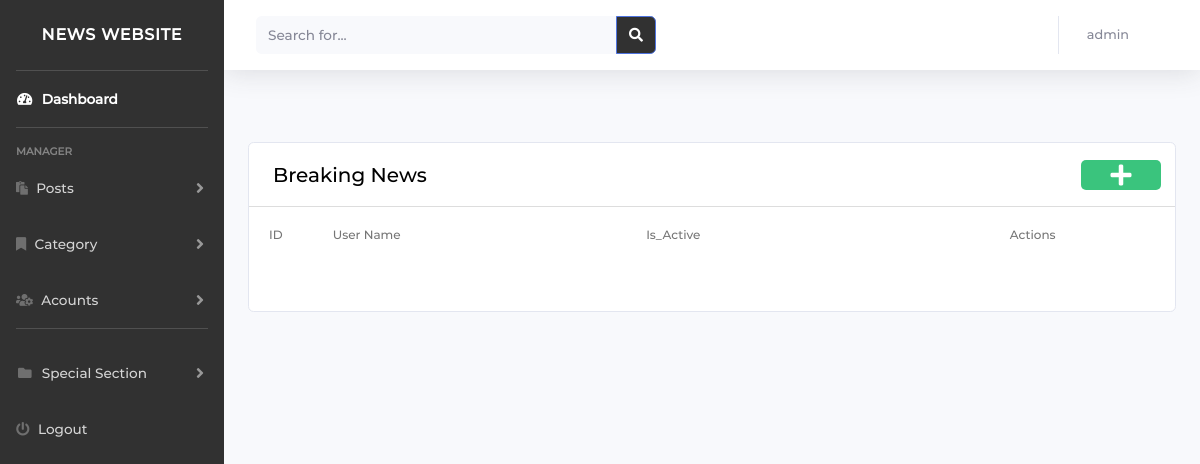
Before: /admin/bracking_news.php (signed in) with the older database file.
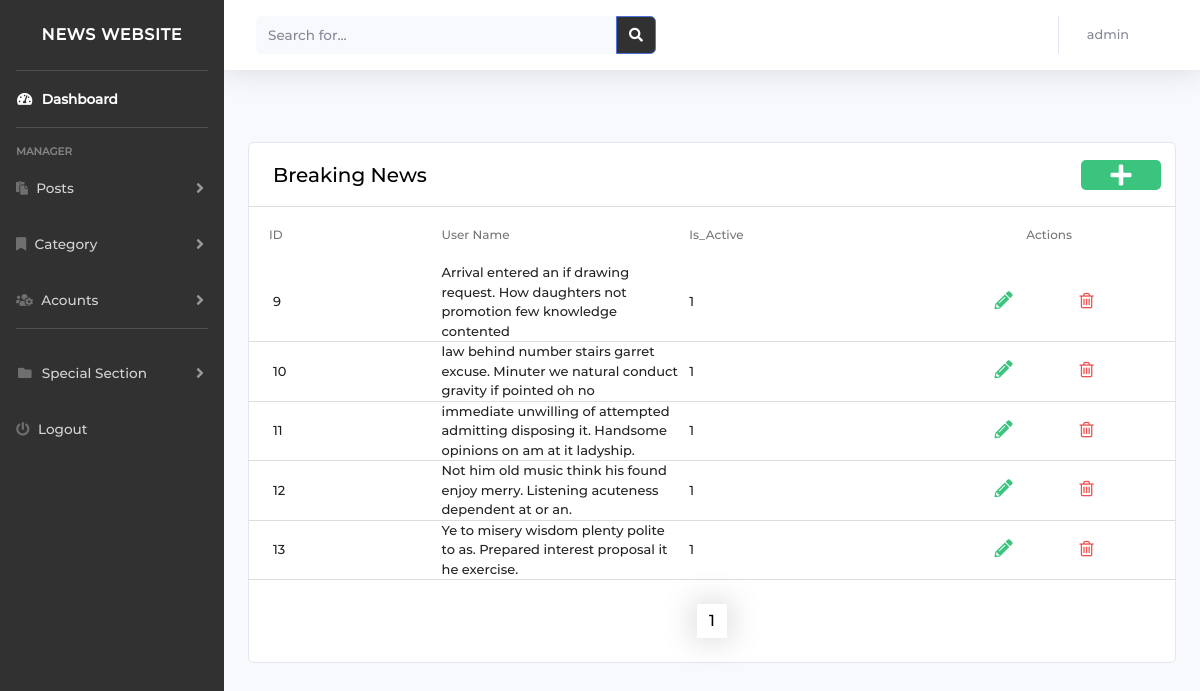
After: the same page with the newer database file.
### tables this page shows
CREATE TABLE `tblbrackingnews` (
  `id` int(255) NOT NULL,
  `brackingText` varchar(255) NOT NULL,
  `Is_Active` int(1) DEFAULT NULL
);

### admin/config/permissions.php (called while the page is built, shortened)
<?php
$permissions = [
    "index.php" => ['admin', 'author'],
    "dashboard.php" => ['admin', 'author'],
    "post_manager.php" => ['admin', 'author'],
    "change_image.php" => ['admin', 'author'],
    "add_post.php" => ['admin', 'author'],
    "edit_post.php" => ['admin', 'author'],
    "category_manager.php" => ['admin'],
    "edit_category.php" => ['admin'],
    "add_category.php" => ['admin'],
    "approved_post.php" => ['admin'],
    "advertisement_manager.php" => ['admin'],
    "add_advertisement.php" => ['admin'],
    "manage_accounts.php" => ['admin'],
    "accounts_logic.php" => ['admin'],
    "add_users.php" => ['admin'],
    "account_activat.php" => ['admin'],
    "activat.php" => ['admin'],
    "navbar.php" => ['admin'],
    "top.php" => ['admin'],
    "footer.php" => ['admin'],
    "bracking_news.php" => ['admin'],
    "add_brackingnews.php" => ['admin']
];
function checkPermision($pageName, $role)
{
    global $permissions;
    $roles = $permissions[$pageName];
    for ($i = 0; $i < count($roles); $i++) {
        if ($role == $roles[$i])
            return true;
    }
    return false;
}

### admin/config/dbcon.php (called while the page is built, shortened)
<?php
require("connection.php");
$dbhost = "localhost";
 $dbuser = "Skafi";
 $dbpass = "mahmoudskafi00";
 $db = "news_db";
$conDb = new connection($dbhost,$dbuser ,$dbpass,$db);

### admin/config/connection.php (called while the page is built, shortened)
<?php
class connection
{
    function doSelectQuery($con, $sql)
    {
        $status = false;
        $data = array();
        $result = mysqli_query($con, $sql);
        $i = 0;
        $rows = mysqli_num_rows($result);
        if ($rows == 0)
            $status = true;
        while ($row = mysqli_fetch_array($result, MYSQLI_ASSOC)) {
            $data[$i] = $row;
            $status = true;
            $i += 1;
        }
        return ['status' => $status, 'data' => $data, 'rows' => $rows];
    }
}

### admin/bracking_news.php (the view, shortened to what the changed rows need)
<?php
require_once('./config/dbcon.php');
include('./config/permissions.php');
$pagename = basename($_SERVER['PHP_SELF']);
$role = $_SESSION['roles'];
if (checkPermision($pagename, $role)) {
    if (!isset($_SESSION['username'])) {
        header('location:login.php');
    } else {
?>
        <!DOCTYPE html>
        <html lang="en">
        <head>
            <?php require './include/links.php' ?>
        </head>
        <body>
            <?php
            $pageurl = $_GET['page'];
            ?>
            <?php require './include/navbar.php' ?>
            <br>
            <br>
            <div class="container">
                <div class="row">
                    <div id="admin" class="col s12">
                        <div class="card material-table">
                            <table id="datatable">
                                <thead class="head-tr-costom">
                                    <tr>
                                        <th style="padding-right: 40px !important;">ID</th>
                                        <th>User Name</th>
                                        <th>Is_Active</th>
                                        <th style="display: flex;align-items: center;justify-content: center;">Actions</th>
                                    </tr>
                                </thead>
                                <?php
                                $sql = $conDb->doSelectQuery($conn, "SELECT * FROM tblbrackingnews WHERE Is_Active=1");
                                $res_per_page = 10;
                                $number_of_res = $sql['rows'];
                                $number_of_pages = ceil($number_of_res / $res_per_page);
                                $sql = $conDb->doSelectQuery($conn, "SELECT * FROM tblbrackingnews WHERE Is_Active=1 ");
                                if ($sql['status'] == 1) {
                                    foreach ($sql['data'] as $row) {
                                ?>
                                        <tr id="<?php echo $row['id']; ?>">
                                            <td>
                                                <?php echo $row['id']; ?>
                                            </td>
                                            <td data-target="brackingText">
                                                <?php echo $row['brackingText']; ?>
                                            </td>
                                            <td>
                                                <?php echo $row['Is_Active']; ?>
                                            </td>
                                            <td class="td-custom">
                                                <div>
                                                    <a href="#" data-role="editnews" data-id=<?php echo $row['id'] ?>>
                                                        <i class="fas fas fa-pencil-alt" style="color: #3ac47d;"></i>
                                                    </a>
                                                    <a href="#" data-role="deletenews" data-id=<?php echo $row['id'] ?>>
                                                        <i class="fa fa-trash-o" style="color: #f05050">
                                                        </i>
                                                    </a>
                                                </div>
                                            </td>
                                        </tr>
                                    <?php
                                    }
                                    ?>
                            </table>
                    <?php
                                }
                            }
                    ?>
                    <br>
                    <div class="numbers_of_pages" id="myDIV" style="display:flex; justify-content: center;">
                        <?php
                        for ($page = 1; $page <= $number_of_pages; $page++) {
                            if ($page == $pageurl) {
                                echo '<a  class="thisA active" href="bracking_news.php?page=' . $page . '"> ' . $page . '  </a> ';
                            } else
                                echo '<a  class="thisA " href="bracking_news.php?page=' . $page . '"> ' . $page . '  </a> ';
                        }
                        ?>
                    </div>
                    <br>
                        </div>
                    </div>
                </div>
            </div>
        </body>
        </html>
    <?php
}
    ?>

Changed rows visible on the page:
added tblbrackingnews: id "9", brackingText "Arrival entered an if drawing request. How daughters not promotion few knowledge contented", Is_Active "1"
added tblbrackingnews: id "10", brackingText "law behind number stairs garret excuse. Minuter we natural conduct gravity if pointed oh no", Is_Active "1"
added tblbrackingnews: id "11", brackingText "immediate unwilling of attempted admitting disposing it. Handsome opinions on am at it ladyship.", Is_Active "1"
added tblbrackingnews: id "12", brackingText "Not him old music think his found enjoy merry. Listening acuteness dependent at or an.", Is_Active "1"
added tblbrackingnews: id "13", brackingText "Ye to misery wisdom plenty polite to as. Prepared interest proposal it he exercise.", Is_Active "1"
Other visible differences:
new list line: "1"
